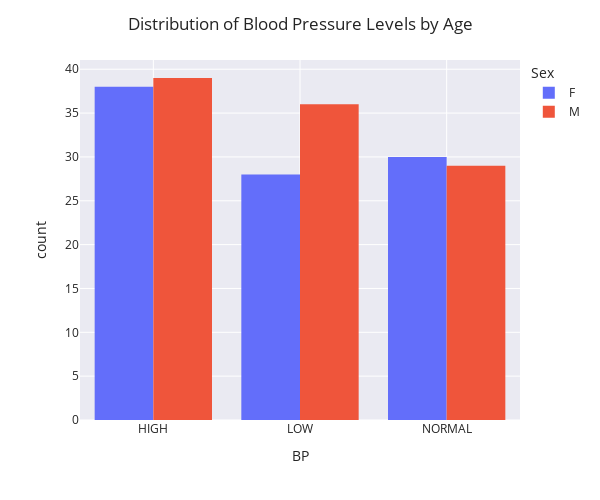

Notebook code for this chart:
### Markdown cell above
All patients taking Drug B are over the age of 50, and all patients taking Drug A are under 51.

### Code cell
fig = px.histogram(drug_df, x='BP',color='Sex', height=500, width=600)
fig.update_layout(
    template="seaborn",barmode='group', xaxis={'categoryorder':'total descending'},
    title='Distribution of Blood Pressure Levels by Age ')
fig

### Figure 1 — Plotly figure (JSON) as saved in the notebook; plotly's stock layout.template omitted (floating-point values rounded to 4 significant figures)
{"data": [{"alignmentgroup": "True", "bingroup": "x", "hovertemplate": "Sex=F<br>BP=%{x}<br>count=%{y}<extra></extra>", "legendgroup": "F", "marker": {"color": "#636efa", "pattern": {"shape": ""}}, "name": "F", "offsetgroup": "F", "orientation": "v", "showlegend": true, "type": "histogram", "x": ["HIGH", "NORMAL", "LOW", "NORMAL", "NORMAL", "LOW", "HIGH", "LOW", "NORMAL", "HIGH", "HIGH", "LOW", "LOW", "HIGH", "NORMAL", "LOW", "NORMAL", "HIGH", "NORMAL", "NORMAL", "HIGH", "NORMAL", "NORMAL", "HIGH", "LOW", "HIGH", "HIGH", "HIGH", "LOW", "LOW", "HIGH", "NORMAL", "HIGH", "NORMAL", "NORMAL", "NORMAL", "HIGH", "HIGH", "HIGH", "LOW", "LOW", "HIGH", "LOW", "NORMAL", "HIGH", "NORMAL", "HIGH", "LOW", "LOW", "HIGH", "HIGH", "HIGH", "LOW", "NORMAL", "LOW", "NORMAL", "NORMAL", "HIGH", "HIGH", "NORMAL", "HIGH", "HIGH", "NORMAL", "NORMAL", "HIGH", "HIGH", "HIGH", "NORMAL", "LOW", "LOW", "HIGH", "LOW", "LOW", "LOW", "LOW", "NORMAL", "HIGH", "HIGH", "LOW", "NORMAL", "LOW", "HIGH", "NORMAL", "NORMAL", "LOW", "HIGH", "NORMAL", "HIGH", "NORMAL", "LOW", "HIGH", "HIGH", "NORMAL", "HIGH", "LOW", "LOW"], "xaxis": "x", "yaxis": "y"}, {"alignmentgroup": "True", "bingroup": "x", "hovertemplate": "Sex=M<br>BP=%{x}<br>count=%{y}<extra></extra>", "legendgroup": "M", "marker": {"color": "#EF553B", "pattern": {"shape": ""}}, "name": "M", "offsetgroup": "M", "orientation": "v", "showlegend": true, "type": "histogram", "x": ["LOW", "LOW", "LOW", "NORMAL", "LOW", "LOW", "LOW", "HIGH", "LOW", "LOW", "NORMAL", "LOW", "HIGH", "LOW", "HIGH", "LOW", "NORMAL", "NORMAL", "HIGH", "LOW", "NORMAL", "NORMAL", "NORMAL", "LOW", "NORMAL", "NORMAL", "LOW", "HIGH", "HIGH", "NORMAL", "HIGH", "HIGH", "LOW", "LOW", "HIGH", "NORMAL", "NORMAL", "HIGH", "HIGH", "LOW", "HIGH", "NORMAL", "HIGH", "LOW", "NORMAL", "HIGH", "LOW", "LOW", "HIGH", "HIGH", "NORMAL", "HIGH", "LOW", "NORMAL", "LOW", "HIGH", "NORMAL", "HIGH", "LOW", "HIGH", "NORMAL", "NORMAL", "HIGH", "NORMAL", "HIGH", "NORMAL", "LOW", "LOW", "LOW", "NORMAL", "LOW", "HIGH", "HIGH", "HIGH", "HIGH", "HIGH", "NORMAL", "LOW", "HIGH", "HIGH", "NORMAL", "LOW", "LOW", "HIGH", "LOW", "NORMAL", "HIGH", "LOW", "LOW", "HIGH", "HIGH", "NORMAL", "NORMAL", "HIGH", "HIGH", "HIGH", "HIGH", "HIGH", "HIGH", "LOW", "LOW", "LOW", "NORMAL", "NORMAL"], "xaxis": "x", "yaxis": "y"}], "layout": {"barmode": "group", "height": 500, "legend": {"title": {"text": "Sex"}, "tracegroupgap": 0}, "margin": {"t": 60}, "title": {"text": "Distribution of Blood Pressure Levels by Age "}, "width": 600, "xaxis": {"anchor": "y", "categoryorder": "total descending", "domain": [0, 1], "title": {"text": "BP"}}, "yaxis": {"anchor": "x", "domain": [0, 1], "title": {"text": "count"}}}}
